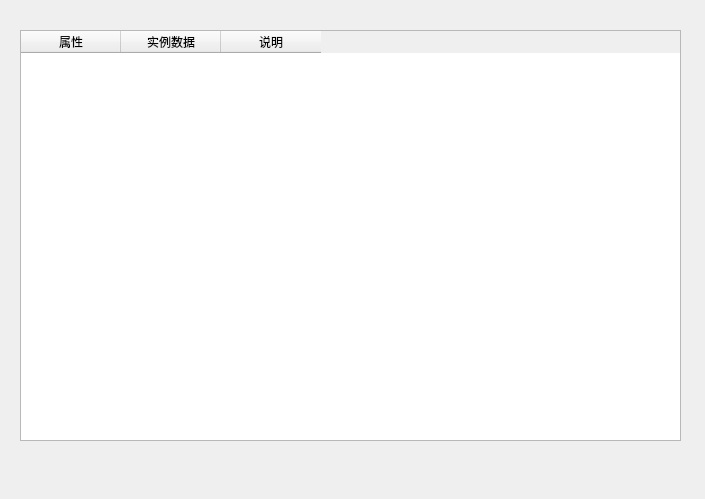
<?xml version="1.0" encoding="UTF-8"?>
<ui version="4.0">
 <class>supplierarrearsDialog</class>
 <widget class="QDialog" name="supplierarrearsDialog">
  <property name="geometry">
   <rect>
    <x>0</x>
    <y>0</y>
    <width>705</width>
    <height>499</height>
   </rect>
  </property>
  <property name="windowTitle">
   <string>Dialog</string>
  </property>
  <property name="modal">
   <bool>true</bool>
  </property>
  <widget class="QTableWidget" name="tableWidget">
   <property name="geometry">
    <rect>
     <x>20</x>
     <y>30</y>
     <width>661</width>
     <height>411</height>
    </rect>
   </property>
   <column>
    <property name="text">
     <string>属性</string>
    </property>
   </column>
   <column>
    <property name="text">
     <string>实例数据</string>
    </property>
   </column>
   <column>
    <property name="text">
     <string>说明</string>
    </property>
   </column>
  </widget>
 </widget>
 <resources/>
 <connections/>
</ui>
